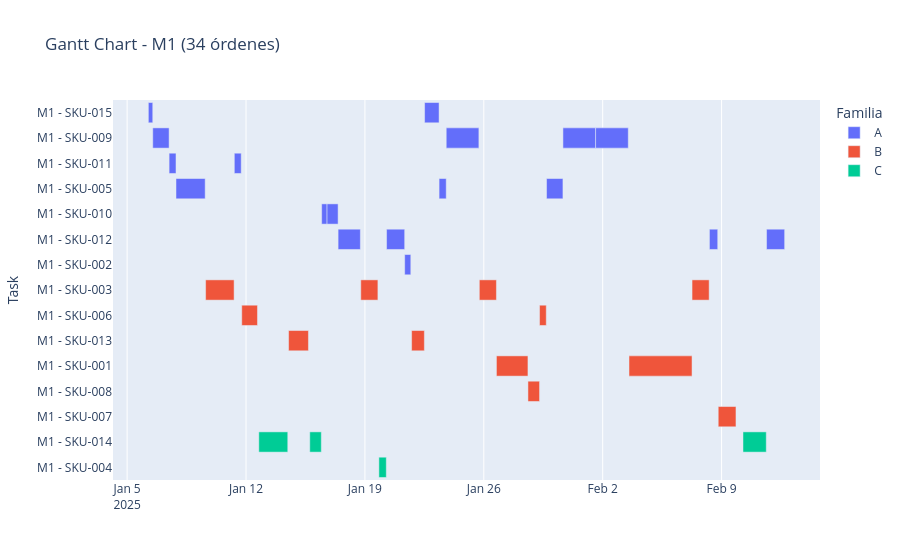
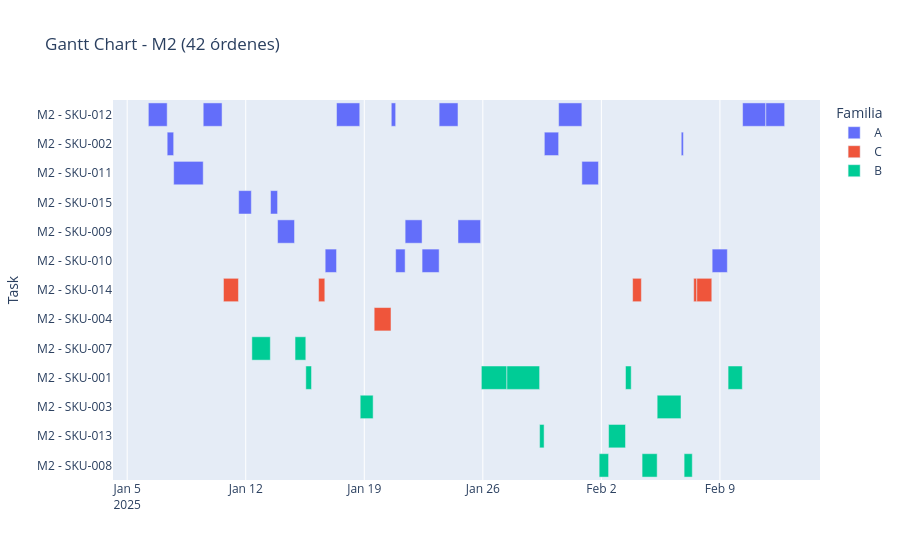
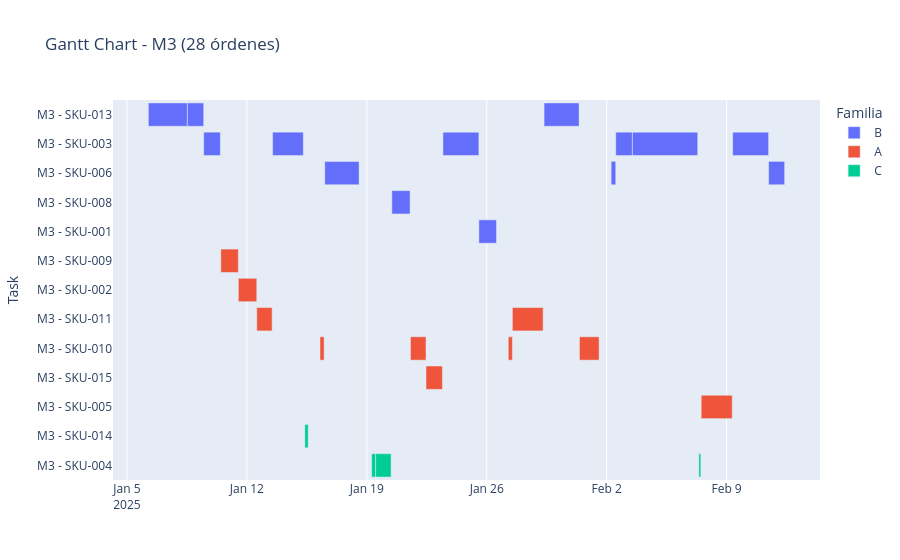

The code cell stored with these charts, in order, in its notebook:
### Markdown cell above
---

## 🏭 Paso 8: Variante Multi-Máquina (M1/M2)

**Técnica:** Balanceo de carga entre máquinas

**Algoritmo:** Asignar cada orden a la máquina con menor tiempo de finalización estimado

**Objetivo:** Paralelizar producción y reducir makespan total

### Code cell
# Secuenciación multi-máquina realista con balanceo de carga y calendarios

# Configuración de máquinas
machines_config = {
    'M1': {'start_hour': 6, 'end_hour': 22, 'hours_per_day': 16, 'efficiency': 0.85},
    'M2': {'start_hour': 6, 'end_hour': 22, 'hours_per_day': 16, 'efficiency': 0.80},
    'M3': {'start_hour': 6, 'end_hour': 14, 'hours_per_day': 8, 'efficiency': 0.75}
}

machines = list(machines_config.keys())

# Preparar jobs
jobs_mm = df_orders.merge(
    df_products[['sku','family','proc_time_min','setup_time_min']], 
    on='sku', 
    how='left'
).copy()

# Validar merge
jobs_mm['proc_time_min'] = jobs_mm['proc_time_min'].fillna(10)
jobs_mm['setup_time_min'] = jobs_mm['setup_time_min'].fillna(30)
jobs_mm['family'] = jobs_mm['family'].fillna('A')

# Ordenar por prioridad compuesta (igual que mono-máquina)
priority_weight = {1: 0.7, 2: 1.0, 3: 1.3}
jobs_mm['priority_weight'] = jobs_mm['priority'].map(priority_weight)
jobs_mm['days_to_due'] = (jobs_mm['due_date'] - jobs_mm['date']).dt.days
jobs_mm['sort_metric'] = jobs_mm['days_to_due'] * jobs_mm['priority_weight']
jobs_mm = jobs_mm.sort_values(['sort_metric', 'proc_time_min']).reset_index(drop=True)

print(f"🏭 Secuenciación Multi-Máquina")
print(f"   • Órdenes: {len(jobs_mm)}")
print(f"   • Máquinas: {len(machines)}")
for m, config in machines_config.items():
    print(f"   • {m}: {config['hours_per_day']}h/día | Eficiencia: {config['efficiency']*100:.0f}%")

# Función para ajustar a horario de máquina específica
def adjust_to_machine_hours(dt, duration_min, machine_name):
    config = machines_config[machine_name]
    current = dt
    remaining_min = duration_min / config['efficiency']  # Ajustar por eficiencia
    
    while remaining_min > 0:
        # Ajustar a inicio de turno
        if current.hour < config['start_hour']:
            current = current.replace(hour=config['start_hour'], minute=0, second=0)
        elif current.hour >= config['end_hour']:
            current = (current + pd.Timedelta(days=1)).replace(hour=config['start_hour'], minute=0, second=0)
        
        # Tiempo disponible hasta fin de turno
        end_of_shift = current.replace(hour=config['end_hour'], minute=0, second=0)
        available_min = (end_of_shift - current).total_seconds() / 60
        
        if remaining_min <= available_min:
            current += pd.Timedelta(minutes=remaining_min)
            remaining_min = 0
        else:
            remaining_min -= available_min
            current = (current + pd.Timedelta(days=1)).replace(hour=config['start_hour'], minute=0, second=0)
    
    return current

# Estado inicial por máquina
machine_state = {
    m: {
        'current_time': pd.Timestamp(jobs_mm['date'].min()).replace(hour=machines_config[m]['start_hour'], minute=0, second=0),
        'last_family': None,
        'total_setup_min': 0,
        'total_proc_min': 0,
        'orders': []
    }
    for m in machines
}

# Asignar cada orden a la mejor máquina
print(f"\n⏱️  Asignando órdenes a máquinas...")
for idx, r in jobs_mm.iterrows():
    best_machine = None
    best_finish = None
    
    # Evaluar cada máquina
    for m in machines:
        state = machine_state[m]
        
        # Determinar setup
        if state['last_family'] is not None and state['last_family'] != r['family']:
            setup = r['setup_time_min']
        else:
            setup = 0
        
        # Calcular finish time
        start_time = state['current_time']
        if setup > 0:
            setup_end = adjust_to_machine_hours(start_time, setup, m)
        else:
            setup_end = start_time
        
        proc_time = r['proc_time_min'] * r['qty']
        finish_time = adjust_to_machine_hours(setup_end, proc_time, m)
        
        # Seleccionar máquina con menor finish time
        if best_finish is None or finish_time < best_finish:
            best_finish = finish_time
            best_machine = m
            best_setup = setup
            best_start = start_time
            best_setup_end = setup_end
            best_proc_time = proc_time
    
    # Asignar a mejor máquina
    m = best_machine
    state = machine_state[m]
    
    tardiness_days = max(0, (best_finish - r['due_date']).total_seconds() / 86400)
    
    state['orders'].append({
        'machine': m,
        'order_id': r['order_id'],
        'sku': r['sku'],
        'family': r['family'],
        'qty': r['qty'],
        'priority': r['priority'],
        'due_date': r['due_date'],
        'setup_start': best_start if best_setup > 0 else None,
        'setup_end': best_setup_end if best_setup > 0 else None,
        'setup_min': best_setup,
        'proc_start': best_setup_end,
        'proc_end': best_finish,
        'proc_min': best_proc_time,
        'finish': best_finish,
        'tardiness_days': tardiness_days,
        'on_time': tardiness_days == 0
    })
    
    state['current_time'] = best_finish
    state['last_family'] = r['family']
    state['total_setup_min'] += best_setup
    state['total_proc_min'] += best_proc_time

# Consolidar resultados
schedule_mm_df = pd.concat(
    [pd.DataFrame(machine_state[m]['orders']) for m in machines],
    ignore_index=True
)

# Calcular KPIs por máquina
print(f"\n📊 Resultados Multi-Máquina:")
kpis_mm_list = []
for m in machines:
    state = machine_state[m]
    orders_machine = [o for o in state['orders']]
    
    if orders_machine:
        df_machine = pd.DataFrame(orders_machine)
        total_time_days = (df_machine['finish'].max() - df_machine['proc_start'].min()).total_seconds() / 86400
        utilization = (state['total_proc_min'] / 60) / (total_time_days * machines_config[m]['hours_per_day']) * 100 if total_time_days > 0 else 0
        
        kpis_mm_list.append({
            'machine': m,
            'orders': len(orders_machine),
            'total_setup_hours': round(state['total_setup_min'] / 60, 2),
            'total_proc_hours': round(state['total_proc_min'] / 60, 2),
            'avg_tardiness_days': round(df_machine['tardiness_days'].mean(), 2),
            'on_time_pct': round((df_machine['on_time'].sum() / len(df_machine)) * 100, 1),
            'utilization_pct': round(utilization, 1),
            'makespan_days': round(total_time_days, 2)
        })
        
        print(f"   {m}: {len(orders_machine)} órdenes | Util: {utilization:.1f}% | On-time: {kpis_mm_list[-1]['on_time_pct']}%")

kpis_mm = pd.DataFrame(kpis_mm_list)

print(f"\n✅ Schedule multi-máquina generado:")
print(f"   • Total órdenes: {len(schedule_mm_df)}")
print(f"   • Makespan total: {schedule_mm_df['finish'].max().date()}")
print(f"   • On-time promedio: {schedule_mm_df['on_time'].mean()*100:.1f}%")

# Exportar
OUT_MM = root / 'data' / 'processed' / 'or08_production_schedule'
OUT_MM.mkdir(parents=True, exist_ok=True)
schedule_mm_df.to_csv(OUT_MM / 'schedule_multi_machine.csv', index=False)
print(f"\n💾 Exportado: {OUT_MM / 'schedule_multi_machine.csv'}")

# Gráficos Gantt por máquina
for m in machines:
    df_machine = schedule_mm_df[schedule_mm_df['machine'] == m]
    if not df_machine.empty:
        df_plot = df_machine.copy()
        df_plot['Task'] = f'{m} - ' + df_plot['sku']
        fig = px.timeline(
            df_plot, 
            x_start='proc_start', 
            x_end='proc_end', 
            y='Task', 
            color='family',
            title=f'Gantt Chart - {m} ({len(df_machine)} órdenes)',
            labels={'family': 'Familia'}
        )
        fig.update_yaxes(autorange='reversed')
        fig.write_html(OUT_MM / f'gantt_{m}_multi.html')
        display(fig)

print(f"\n✅ Gráficos Gantt exportados")

### Figure 1 — Plotly figure (JSON) as saved in the notebook; plotly's stock layout.template omitted (floating-point values rounded to 4 significant figures)
{"data": [{"base": ["2025-01-06T06:00:00.000000000", "2025-01-06T12:14:07.058823529", "2025-01-07T11:18:49.411764705", "2025-01-07T21:03:31.764705881", "2025-01-11T07:28:21.176470585", "2025-01-16T10:53:07.058823520", "2025-01-16T18:30:10.588235284", "2025-01-17T10:07:14.117647048", "2025-01-20T06:36:21.176470575", "2025-01-21T08:11:38.823529398", "2025-01-22T12:19:38.823529396", "2025-01-23T08:47:52.941176454", "2025-01-23T18:53:45.882352924", "2025-01-29T16:40:03.529411744", "2025-01-30T15:48:52.941176449", "2025-02-01T13:58:17.647058801", "2025-02-08T06:47:56.470588211", "2025-02-11T15:29:56.470588208"], "hovertemplate": "Familia=A<br>proc_start=%{base}<br>proc_end=%{x}<br>Task=%{y}<extra></extra>", "legendgroup": "A", "marker": {"color": "#636efa", "pattern": {"shape": ""}}, "name": "A", "orientation": "h", "showlegend": true, "textposition": "auto", "type": "bar", "x": [22447058, 83082352, 35082352, 148482352, 35082352, 27423529, 56223529, 113223529, 92117647, 31129411, 73694117, 36352941, 166164705, 83329411, 166164705, 166164705, 42211764, 92117647], "xaxis": "x", "y": ["M1 - SKU-015", "M1 - SKU-009", "M1 - SKU-011", "M1 - SKU-005", "M1 - SKU-011", "M1 - SKU-010", "M1 - SKU-010", "M1 - SKU-012", "M1 - SKU-012", "M1 - SKU-002", "M1 - SKU-015", "M1 - SKU-005", "M1 - SKU-009", "M1 - SKU-005", "M1 - SKU-009", "M1 - SKU-009", "M1 - SKU-012", "M1 - SKU-012"], "yaxis": "y"}, {"base": ["2025-01-09T14:54:14.117647057", "2025-01-11T17:58:42.352941172", "2025-01-14T12:09:42.352941169", "2025-01-18T18:10:17.647058812", "2025-01-21T17:59:59.999999985", "2025-01-25T17:39:10.588235276", "2025-01-26T17:49:45.882352923", "2025-01-28T14:22:24.705882334", "2025-01-29T06:45:56.470588216", "2025-02-03T13:08:52.941176447", "2025-02-07T06:14:10.588235270", "2025-02-08T19:13:49.411764681"], "hovertemplate": "Familia=B<br>proc_start=%{base}<br>proc_end=%{x}<br>Task=%{y}<extra></extra>", "legendgroup": "B", "marker": {"color": "#EF553B", "pattern": {"shape": ""}}, "name": "B", "orientation": "h", "showlegend": true, "textposition": "auto", "type": "bar", "x": [144952941, 79994117, 100941176, 87035294, 64870588, 87035294, 160358823, 59011764, 34129411, 320717647, 87035294, 90282352], "xaxis": "x", "y": ["M1 - SKU-003", "M1 - SKU-006", "M1 - SKU-013", "M1 - SKU-003", "M1 - SKU-013", "M1 - SKU-003", "M1 - SKU-001", "M1 - SKU-008", "M1 - SKU-006", "M1 - SKU-001", "M1 - SKU-003", "M1 - SKU-007"], "yaxis": "y"}, {"base": ["2025-01-12T18:04:45.882352935", "2025-01-15T18:04:52.941176462", "2025-01-19T19:44:17.647058811", "2025-02-10T06:11:21.176470562"], "hovertemplate": "Familia=C<br>proc_start=%{base}<br>proc_end=%{x}<br>Task=%{y}<extra></extra>", "legendgroup": "C", "marker": {"color": "#00cc96", "pattern": {"shape": ""}}, "name": "C", "orientation": "h", "showlegend": true, "textposition": "auto", "type": "bar", "x": [147324705, 58708235, 37732941, 118524705], "xaxis": "x", "y": ["M1 - SKU-014", "M1 - SKU-014", "M1 - SKU-004", "M1 - SKU-014"], "yaxis": "y"}], "layout": {"barmode": "overlay", "legend": {"title": {"text": "Familia"}, "tracegroupgap": 0}, "title": {"text": "Gantt Chart - M1 (34 órdenes)"}, "xaxis": {"anchor": "y", "domain": [0, 1], "type": "date"}, "yaxis": {"anchor": "x", "autorange": "reversed", "domain": [0, 1], "title": {"text": "Task"}}}}

### Figure 2 — Plotly figure (JSON) as saved in the notebook; plotly's stock layout.template omitted (floating-point values rounded to 4 significant figures)
{"data": [{"base": ["2025-01-06T06:00:00.000000000", "2025-01-07T08:41:15.000000000", "2025-01-07T17:52:30.000000000", "2025-01-09T11:45:37.500000000", "2025-01-11T14:00:48.749999998", "2025-01-13T11:10:26.249999996", "2025-01-13T21:06:41.249999996", "2025-01-16T16:34:48.749999995", "2025-01-17T08:40:26.249999995", "2025-01-20T14:14:48.749999993", "2025-01-20T20:28:33.749999993", "2025-01-21T09:52:18.749999993", "2025-01-22T09:53:33.749999992", "2025-01-23T10:04:48.749999991", "2025-01-24T12:46:03.749999990", "2025-01-29T15:08:52.499999989", "2025-01-30T11:23:52.499999989", "2025-01-31T20:18:52.499999989", "2025-02-06T17:09:33.749999987", "2025-02-08T12:58:18.749999986", "2025-02-10T08:05:11.249999983", "2025-02-11T17:00:11.249999983"], "hovertemplate": "Familia=A<br>proc_start=%{base}<br>proc_end=%{x}<br>Task=%{y}<extra></extra>", "legendgroup": "A", "marker": {"color": "#636efa", "pattern": {"shape": ""}}, "name": "A", "orientation": "h", "showlegend": true, "textposition": "auto", "type": "bar", "x": [96075000, 33075000, 150787500, 96075000, 64575000, 35775000, 86475000, 57937500, 118500000, 22425000, 48225000, 86474999, 87074999, 96074999, 115312500, 72900000, 118500000, 84712500, 11025000, 77362499, 118500000, 96075000], "xaxis": "x", "y": ["M2 - SKU-012", "M2 - SKU-002", "M2 - SKU-011", "M2 - SKU-012", "M2 - SKU-015", "M2 - SKU-015", "M2 - SKU-009", "M2 - SKU-010", "M2 - SKU-012", "M2 - SKU-012", "M2 - SKU-010", "M2 - SKU-009", "M2 - SKU-010", "M2 - SKU-012", "M2 - SKU-009", "M2 - SKU-002", "M2 - SKU-012", "M2 - SKU-011", "M2 - SKU-002", "M2 - SKU-010", "M2 - SKU-012", "M2 - SKU-012"], "yaxis": "y"}, {"base": ["2025-01-10T16:26:45.000000000", "2025-01-16T07:13:33.749999995", "2025-01-19T14:01:03.749999995", "2025-02-03T20:15:14.999999988", "2025-02-07T10:47:26.249999987", "2025-02-07T15:12:14.999999987"], "hovertemplate": "Familia=C<br>proc_start=%{base}<br>proc_end=%{x}<br>Task=%{y}<extra></extra>", "legendgroup": "C", "marker": {"color": "#EF553B", "pattern": {"shape": ""}}, "name": "C", "orientation": "h", "showlegend": true, "textposition": "auto", "type": "bar", "x": [76466249, 31777500, 85747499, 44688750, 15888750, 76466249], "xaxis": "x", "y": ["M2 - SKU-014", "M2 - SKU-014", "M2 - SKU-004", "M2 - SKU-014", "M2 - SKU-014", "M2 - SKU-014"], "yaxis": "y"}, {"base": ["2025-01-12T08:42:03.749999998", "2025-01-14T21:52:56.249999996", "2025-01-15T13:08:26.249999996", "2025-01-18T18:13:41.249999995", "2025-01-25T21:52:56.249999990", "2025-01-27T10:06:03.749999990", "2025-01-29T08:25:44.999999989", "2025-02-01T20:50:59.999999989", "2025-02-02T10:11:59.999999989", "2025-02-03T10:10:07.499999989", "2025-02-04T09:40:18.749999988", "2025-02-05T07:02:48.749999987", "2025-02-06T21:13:33.749999987", "2025-02-09T11:32:41.249999985"], "hovertemplate": "Familia=B<br>proc_start=%{base}<br>proc_end=%{x}<br>Task=%{y}<extra></extra>", "legendgroup": "B", "marker": {"color": "#00cc96", "pattern": {"shape": ""}}, "name": "B", "orientation": "h", "showlegend": true, "textposition": "auto", "type": "bar", "x": [94124999, 54930000, 29114999, 65925000, 130387500, 166781249, 22995000, 48060000, 86287500, 29114999, 76949999, 121612500, 41640000, 72472499], "xaxis": "x", "y": ["M2 - SKU-007", "M2 - SKU-007", "M2 - SKU-001", "M2 - SKU-003", "M2 - SKU-001", "M2 - SKU-001", "M2 - SKU-013", "M2 - SKU-008", "M2 - SKU-013", "M2 - SKU-001", "M2 - SKU-008", "M2 - SKU-003", "M2 - SKU-008", "M2 - SKU-001"], "yaxis": "y"}], "layout": {"barmode": "overlay", "legend": {"title": {"text": "Familia"}, "tracegroupgap": 0}, "title": {"text": "Gantt Chart - M2 (42 órdenes)"}, "xaxis": {"anchor": "y", "domain": [0, 1], "type": "date"}, "yaxis": {"anchor": "x", "autorange": "reversed", "domain": [0, 1], "title": {"text": "Task"}}}}

### Figure 3 — Plotly figure (JSON) as saved in the notebook; plotly's stock layout.template omitted (floating-point values rounded to 4 significant figures)
{"data": [{"base": ["2025-01-06T06:00:00.000000000", "2025-01-08T12:42:40.000000000", "2025-01-09T11:31:28.000000000", "2025-01-13T12:03:35.999999999", "2025-01-16T13:04:43.999999998", "2025-01-20T11:05:27.999999997", "2025-01-23T10:39:59.999999996", "2025-01-25T12:59:59.999999996", "2025-01-29T08:18:07.999999995", "2025-02-02T06:16:15.999999994", "2025-02-02T12:43:03.999999994", "2025-02-03T12:03:03.999999994", "2025-02-09T08:32:27.999999992", "2025-02-11T10:52:27.999999992"], "hovertemplate": "Familia=B<br>proc_start=%{base}<br>proc_end=%{x}<br>Task=%{y}<extra></extra>", "legendgroup": "B", "marker": {"color": "#636efa", "pattern": {"shape": ""}}, "name": "B", "orientation": "h", "showlegend": true, "textposition": "auto", "type": "bar", "x": [196960000, 82128000, 84000000, 154800000, 173220000, 91839999, 181200000, 88656000, 176520000, 23208000, 84000000, 329399999, 181200000, 80808000], "xaxis": "x", "y": ["M3 - SKU-013", "M3 - SKU-013", "M3 - SKU-003", "M3 - SKU-003", "M3 - SKU-006", "M3 - SKU-008", "M3 - SKU-003", "M3 - SKU-001", "M3 - SKU-013", "M3 - SKU-006", "M3 - SKU-003", "M3 - SKU-003", "M3 - SKU-003", "M3 - SKU-006"], "yaxis": "y"}, {"base": ["2025-01-10T11:30:48.000000000", "2025-01-11T12:03:28.000000000", "2025-01-12T13:51:28.000000000", "2025-01-16T06:27:39.999999999", "2025-01-21T13:09:51.999999996", "2025-01-22T10:55:11.999999996", "2025-01-27T06:11:19.999999996", "2025-01-27T11:56:39.999999996", "2025-01-31T09:53:51.999999995", "2025-02-07T12:24:59.999999993"], "hovertemplate": "Familia=A<br>proc_start=%{base}<br>proc_end=%{x}<br>Task=%{y}<extra></extra>", "legendgroup": "A", "marker": {"color": "#EF553B", "pattern": {"shape": ""}}, "name": "A", "orientation": "h", "showlegend": true, "textposition": "auto", "type": "bar", "x": [88360000, 92880000, 77479999, 20720000, 78320000, 83040000, 20720000, 154959999, 99040000, 156399999], "xaxis": "x", "y": ["M3 - SKU-009", "M3 - SKU-002", "M3 - SKU-011", "M3 - SKU-010", "M3 - SKU-010", "M3 - SKU-015", "M3 - SKU-010", "M3 - SKU-011", "M3 - SKU-010", "M3 - SKU-005"], "yaxis": "y"}, {"base": ["2025-01-15T09:11:27.999999999", "2025-01-19T06:46:15.999999998", "2025-01-19T12:23:43.999999998", "2025-02-07T09:07:35.999999993"], "hovertemplate": "Familia=C<br>proc_start=%{base}<br>proc_end=%{x}<br>Task=%{y}<extra></extra>", "legendgroup": "C", "marker": {"color": "#00cc96", "pattern": {"shape": ""}}, "name": "C", "orientation": "h", "showlegend": true, "textposition": "auto", "type": "bar", "x": [16948000, 20248000, 77847999, 10124000], "xaxis": "x", "y": ["M3 - SKU-014", "M3 - SKU-004", "M3 - SKU-004", "M3 - SKU-004"], "yaxis": "y"}], "layout": {"barmode": "overlay", "legend": {"title": {"text": "Familia"}, "tracegroupgap": 0}, "title": {"text": "Gantt Chart - M3 (28 órdenes)"}, "xaxis": {"anchor": "y", "domain": [0, 1], "type": "date"}, "yaxis": {"anchor": "x", "autorange": "reversed", "domain": [0, 1], "title": {"text": "Task"}}}}
